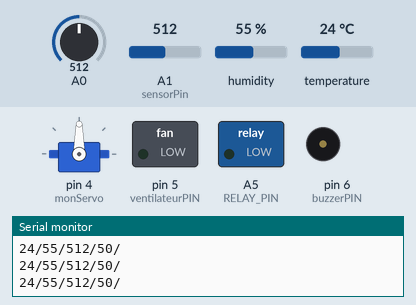
A sketch run on a simulated Arduino Uno, built with avr-gcc and run on an emulated ATmega328P. Shown: servo, switched loads named in the sketch (green lamp = pin HIGH), buzzer (waves = sounding, pin HIGH), the last lines printed to the serial monitor. The inputs (shaded band) are chosen by the test bench; at power-on: A1 (sensorPin) = 512, temperature 24 °C, A0 = 512, humidity 55 %. Pins used as bus, display or sensor lines are not drawn.

Above: at 1.2 s.
1.3 s: A1 (sensorPin) set to 369
2.8 s: A1 (sensorPin) set to 344
At 4.0 s:
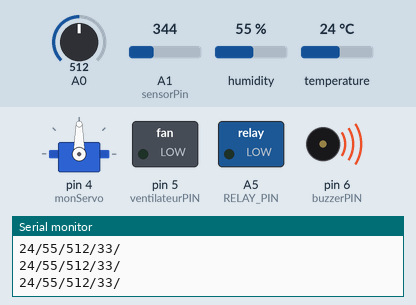
4.3 s: temperature set to 28 °C
7.4 s: temperature set to 31 °C
At 9.4 s:
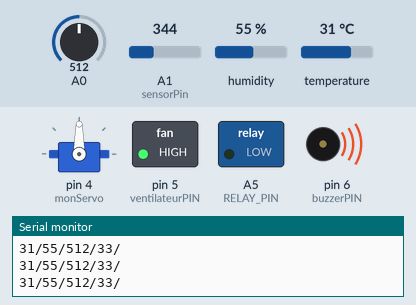
Timing chart, 0 to 10.9 s (numbered marks = the images above; inputs shaded):
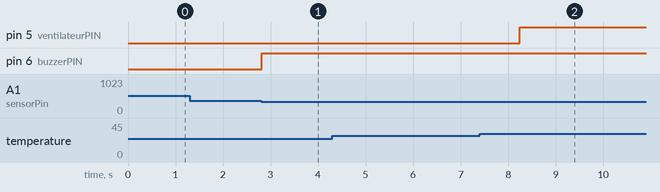

Measured:
- the behaviour switches between 359 and 358 on A1 (sensorPin) (found by bisection; images 0 and 1)
- the behaviour switches between 29 and 30 °C on temperature (found by bisection; images 1 and 2)
- after the input at 2.8 s, pin 6 (buzzerPIN): LOW → HIGH at once
- after the input at 7.4 s, pin 5 (ventilateurPIN): LOW → HIGH after 0.85 s

The sketch:

boubakhbi.ino
```cpp
#include <SPI.h> // SPI
#include <MFRC522.h> // RFID
#include "DHT.h"
#include <IRremote.h>
#include <Servo.h>
#define DHTPIN 2
#define ventilateurPIN 5 // broche -> pour ventilateur
#define buzzerPIN 6 // broche -> pour buzzer
#define DHTTYPE DHT11

#define SS_PIN 10
#define RST_PIN 9
const int RELAY_PIN = A5;
int sensorPin = A1;
int sensorValue = 0;

// Déclaration
MFRC522 rfid(SS_PIN, RST_PIN);

// Tableau contentent l'ID
byte nuidPICC[4];
DHT dht(DHTPIN, DHTTYPE);
Servo monServo;
int sensorValue1;
int mini = 0;
int maxi = 1023;
int pourcentage;

void setup()
{
  // Init RS232
  Serial.begin(9600);

  dht.begin();

  // Init SPI bus
  SPI.begin();

  // Init MFRC522
  rfid.PCD_Init();

  pinMode(A0, INPUT);
  pinMode(ventilateurPIN,OUTPUT);
  pinMode(buzzerPIN,OUTPUT);
  monServo.attach(4);
  pinMode(RELAY_PIN, OUTPUT);
}

void loop()
{
  //digitalWrite(buzzerPIN, HIGH);  // turn off pump 5 second
  sensorValue1 = analogRead(A0);
  sensorValue = analogRead(sensorPin);
  pourcentage = map(sensorValue, mini, maxi, 0, 100);
  int t = dht.readTemperature();
  int h = dht.readHumidity();
  Serial.print(t);
  Serial.print("/");
  Serial.print(h);
  Serial.print("/");
  Serial.print(sensorValue1);
  Serial.print("/");
  Serial.print(pourcentage);
    Serial.println("/");

  unsigned char inChar = (unsigned char)Serial.read();
  //Serial.println(inChar);
  //monServo.write(0);
  if(inChar == '0'){
    digitalWrite(ventilateurPIN, LOW);
  }
  else if((inChar == '1') || ( t > 29)){
    digitalWrite(ventilateurPIN, HIGH);
  }
  else if(inChar == '2'){
    monServo.write(45);
  }
  else if(inChar == '3'){
    monServo.write(90);
  }
  else if(inChar == '4'){
    monServo.write(180);
  }
  else if(inChar == '5'){
    monServo.write(0);
  }
  else if(inChar == '6'){
    digitalWrite(buzzerPIN, LOW); // turn on pump 5 seconds
  }
  else if((inChar == '7') || (pourcentage < 35)){
    digitalWrite(buzzerPIN, HIGH); // turn on pump 5 seconds
  }
  // Initialisé la boucle si aucun badge n'est présent
  if ( !rfid.PICC_IsNewCardPresent())
    return;
    Serial.print("@");

  // Vérifier la présence d'un nouveau badge
  if ( !rfid.PICC_ReadCardSerial())
    return;

  // Enregistrer l'ID du badge (4 octets)
  for (byte i = 0; i < 4; i++)
  {
    nuidPICC[i] = rfid.uid.uidByte[i];
  }


  for (byte i = 0; i < 4; i++)
  {
    Serial.print(nuidPICC[i], HEX);
  }
  Serial.print("@");
  Serial.println();

  // Re-Init RFID
  rfid.PICC_HaltA(); // Halt PICC
  rfid.PCD_StopCrypto1(); // Stop encryption on PCD
}
```
